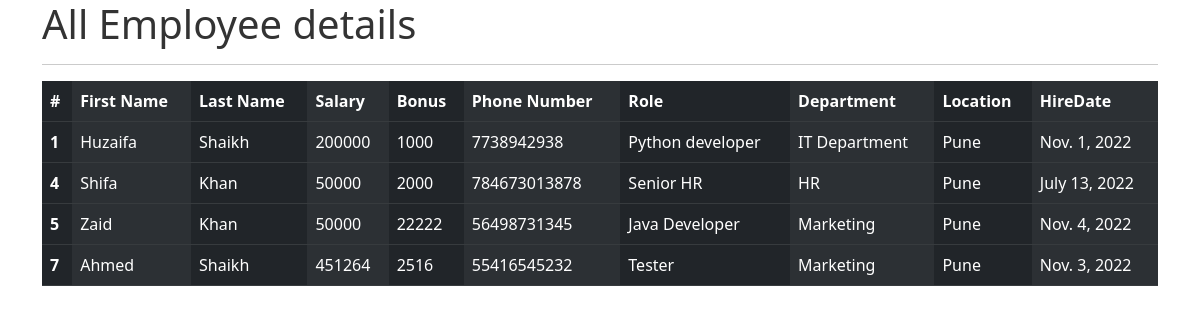
The app's page /all_emp with its own data.
### emp_app/models.py (models this page shows, shortened)
class Employee(models.Model):
    first_name=models.CharField(max_length=100,null=False)
    last_name=models.CharField(max_length=100)
    dept = models.ForeignKey(Department,on_delete= models.CASCADE)
    salary =models.IntegerField(default=0)
    bonus = models.IntegerField(default=0)
    role = models.ForeignKey(Role, on_delete= models.CASCADE)
    phone = models.IntegerField(default=0)
    hire_date = models.DateField()

class Role(models.Model):
    name = models.CharField(max_length=100,null=False)

class Department(models.Model):
    name = models.CharField(max_length=100,null=False)
    location = models.CharField(max_length=100)

### emp_app/views.py (the view)
# urls.py: path('all_emp',views.all_emp, name = 'all_emp'),
def all_emp(request):
    emps = Employee.objects.all()
    context = {'emps': emps}
    return render(request,'all_emp.html',context)

### emp_app/templates/all_emp.html (shortened to what this page needs)
<!DOCTYPE html>
<html lang="en">
<head>
    <link href="https://cdn.jsdelivr.net/npm/bootstrap@5.2.2/dist/css/bootstrap.min.css" rel="stylesheet">
  </head>
  <body style="--bs-body-color: #333;">
  <div class="container">
      <h1>All Employee details</h1>
      <hr>
     <table class="table table-striped-columns table-dark">
  <thead>
    <tr>
      <th scope="col">#</th>
      <th scope="col">First Name</th>
      <th scope="col">Last Name</th>
      <th scope="col">Salary</th>
      <th scope="col">Bonus</th>
      <th scope="col">Phone Number</th>
      <th scope="col">Role</th>
      <th scope="col">Department</th>
      <th scope="col">Location</th>
      <th scope="col">HireDate</th>
    </tr>
  </thead>
         {% for emp in emps %}
  <tbody>
    <tr>
      <th scope="row">{{emp.id}}</th>
      <td>{{emp.first_name}}</td>
      <td>{{emp.last_name}}</td>
      <td>{{emp.salary}}</td>
      <td>{{emp.bonus}}</td>
      <td>{{emp.phone}}</td>
      <td>{{emp.role.name}}</td>
      <td>{{emp.dept.name}}</td>
      <td>{{emp.dept.location}}</td>
      <td>{{emp.hire_date}}</td>
    </tr>
  </tbody>
         {% endfor %}
</table>
</div>
  </body>
</html>

### records on screen
Employee: id "1", first_name "Huzaifa", last_name "Shaikh", salary "200000", bonus "1000", phone "7738942938", role.name "Python developer", dept.name "IT Department", dept.location "Pune", hire_date "Nov. 1, 2022"
Employee: id "4", first_name "Shifa", last_name "Khan", salary "50000", bonus "2000", phone "784673013878", role.name "Senior HR", dept.name "HR", dept.location "Pune", hire_date "July 13, 2022"
Employee: id "5", first_name "Zaid", last_name "Khan", salary "50000", bonus "22222", phone "56498731345", role.name "Java Developer", dept.name "Marketing", dept.location "Pune", hire_date "Nov. 4, 2022"
Employee: id "7", first_name "Ahmed", last_name "Shaikh", salary "451264", bonus "2516", phone "55416545232", role.name "Tester", dept.name "Marketing", dept.location "Pune", hire_date "Nov. 3, 2022"
